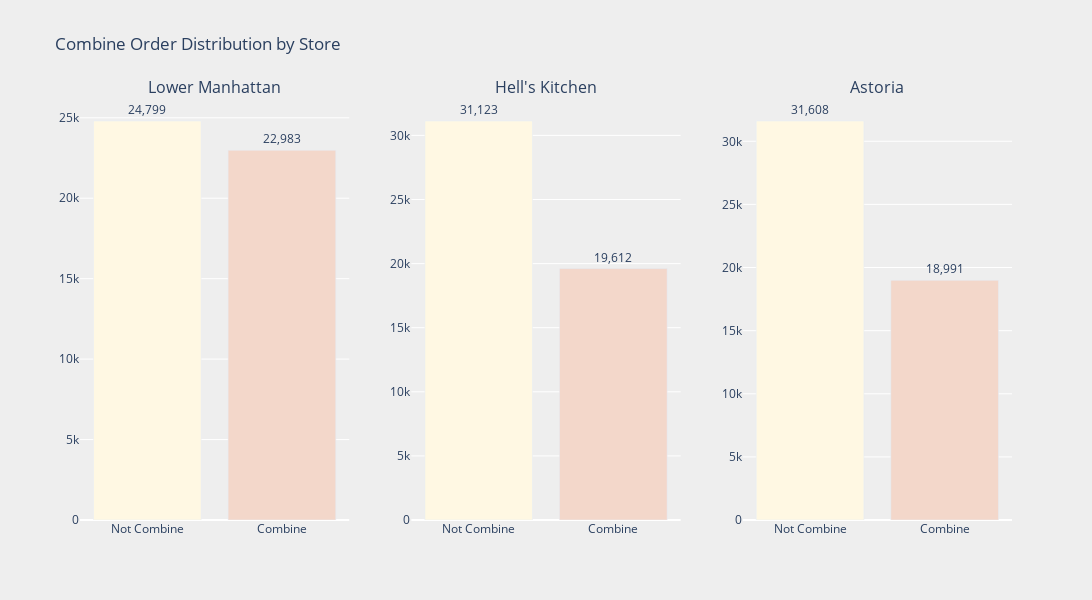

The notebook cell this image was saved under:
### Markdown cell above
<a id="2.1"></a>
# <div style="background: #77447b;font-family: monospace; font-weight: bold; font-size: 50%; text-align: center; border-bottom: 0.3px solid #004466;"> Combine Order Distribution By Store </div>

### Code cell
colors_palette = ["#FFF8E3", "#F3D7CA"]

# Subplots: for multiple store locations in one frame
store_locations = df["store_location"].unique()
fig = make_subplots(
    rows=1,
    cols=len(store_locations),
    subplot_titles=store_locations,
    specs=[[{"type": "bar"}] * len(store_locations)],
)

# Loop for multiple bar charts based on store location
for i, store in enumerate(store_locations):
    store_data = df[df["store_location"] == store]
    combine_order_contribute = store_data["Combine Order"].value_counts().reset_index()
    combine_order_contribute.columns = ["Combine Order", "count"]

    fig.add_trace(
        go.Bar(
            x=combine_order_contribute["Combine Order"],
            y=combine_order_contribute["count"],
            marker=dict(color=colors_palette),
            text=combine_order_contribute["count"],  # Data labels
            textposition='outside',
            texttemplate="%{y:,.0f}"# Position of data labels
        ),
        row=1,
        col=i + 1,
    )

# Update layout
fig.update_layout(
    title_text="Combine Order Distribution by Store",
    width=1200,
    height=600,
    plot_bgcolor="#EEEEEE",  # Background color of the plot area
    paper_bgcolor="#EEEEEE",  # Background color of the entire figure
    showlegend=False,  # Hide the legend
)

fig.show()

### Figure 1 — Plotly figure (JSON) as saved in the notebook; plotly's stock layout.template omitted (floating-point values rounded to 4 significant figures)
{"data": [{"marker": {"color": ["#FFF8E3", "#F3D7CA"]}, "text": [24799, 22983], "textposition": "outside", "texttemplate": "%{y:,.0f}", "type": "bar", "x": ["Not Combine", "Combine"], "xaxis": "x", "y": [24799, 22983], "yaxis": "y"}, {"marker": {"color": ["#FFF8E3", "#F3D7CA"]}, "text": [31123, 19612], "textposition": "outside", "texttemplate": "%{y:,.0f}", "type": "bar", "x": ["Not Combine", "Combine"], "xaxis": "x2", "y": [31123, 19612], "yaxis": "y2"}, {"marker": {"color": ["#FFF8E3", "#F3D7CA"]}, "text": [31608, 18991], "textposition": "outside", "texttemplate": "%{y:,.0f}", "type": "bar", "x": ["Not Combine", "Combine"], "xaxis": "x3", "y": [31608, 18991], "yaxis": "y3"}], "layout": {"annotations": [{"font": {"size": 16}, "showarrow": false, "text": "Lower Manhattan", "x": 0.1444, "xanchor": "center", "xref": "paper", "y": 1, "yanchor": "bottom", "yref": "paper"}, {"font": {"size": 16}, "showarrow": false, "text": "Hell's Kitchen", "x": 0.5, "xanchor": "center", "xref": "paper", "y": 1, "yanchor": "bottom", "yref": "paper"}, {"font": {"size": 16}, "showarrow": false, "text": "Astoria", "x": 0.8556, "xanchor": "center", "xref": "paper", "y": 1, "yanchor": "bottom", "yref": "paper"}], "height": 600, "paper_bgcolor": "#EEEEEE", "plot_bgcolor": "#EEEEEE", "showlegend": false, "title": {"text": "Combine Order Distribution by Store"}, "width": 1200, "xaxis": {"anchor": "y", "domain": [0, 0.2889]}, "xaxis2": {"anchor": "y2", "domain": [0.3556, 0.6444]}, "xaxis3": {"anchor": "y3", "domain": [0.7111, 1]}, "yaxis": {"anchor": "x", "domain": [0, 1]}, "yaxis2": {"anchor": "x2", "domain": [0, 1]}, "yaxis3": {"anchor": "x3", "domain": [0, 1]}}}
